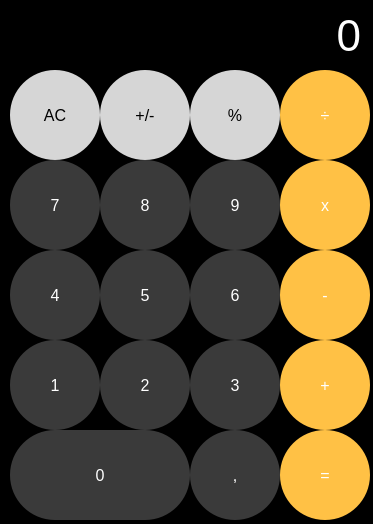
<?xml version="1.0" encoding="UTF-8"?>
<ui version="4.0">
 <class>MainWindow</class>
 <widget class="QMainWindow" name="MainWindow">
  <property name="geometry">
   <rect>
    <x>0</x>
    <y>0</y>
    <width>373</width>
    <height>524</height>
   </rect>
  </property>
  <property name="windowTitle">
   <string>MainWindow</string>
  </property>
  <property name="styleSheet">
   <string notr="true">background-color: rgb(0, 0, 0);</string>
  </property>
  <widget class="QWidget" name="centralwidget">
   <widget class="QPushButton" name="Botao_7">
    <property name="geometry">
     <rect>
      <x>10</x>
      <y>160</y>
      <width>90</width>
      <height>90</height>
     </rect>
    </property>
    <property name="font">
     <font>
      <pointsize>12</pointsize>
     </font>
    </property>
    <property name="styleSheet">
     <string notr="true">color: rgb(255, 255, 255);
background-color: rgb(58, 58, 58);
border-radius: 45%;</string>
    </property>
    <property name="text">
     <string>7</string>
    </property>
   </widget>
   <widget class="QPushButton" name="Botao_8">
    <property name="geometry">
     <rect>
      <x>100</x>
      <y>160</y>
      <width>90</width>
      <height>90</height>
     </rect>
    </property>
    <property name="font">
     <font>
      <pointsize>12</pointsize>
     </font>
    </property>
    <property name="styleSheet">
     <string notr="true">color: rgb(255, 255, 255);
 background-color: rgb(58, 58, 58);
border-radius: 45%;</string>
    </property>
    <property name="text">
     <string>8</string>
    </property>
   </widget>
   <widget class="QPushButton" name="Botao_9">
    <property name="geometry">
     <rect>
      <x>190</x>
      <y>160</y>
      <width>90</width>
      <height>90</height>
     </rect>
    </property>
    <property name="font">
     <font>
      <pointsize>12</pointsize>
     </font>
    </property>
    <property name="styleSheet">
     <string notr="true">color: rgb(255, 255, 255);
background-color: rgb(58, 58, 58);
border-radius: 45%;</string>
    </property>
    <property name="text">
     <string>9</string>
    </property>
   </widget>
   <widget class="QPushButton" name="multi">
    <property name="geometry">
     <rect>
      <x>280</x>
      <y>160</y>
      <width>90</width>
      <height>90</height>
     </rect>
    </property>
    <property name="font">
     <font>
      <pointsize>12</pointsize>
     </font>
    </property>
    <property name="styleSheet">
     <string notr="true">color: rgb(255, 255, 255);
background-color: rgb(255, 193, 69);
 border-radius: 45%;</string>
    </property>
    <property name="text">
     <string>x</string>
    </property>
   </widget>
   <widget class="QPushButton" name="subtrair">
    <property name="geometry">
     <rect>
      <x>280</x>
      <y>250</y>
      <width>90</width>
      <height>90</height>
     </rect>
    </property>
    <property name="font">
     <font>
      <pointsize>12</pointsize>
     </font>
    </property>
    <property name="styleSheet">
     <string notr="true">color: rgb(255, 255, 255);
background-color: rgb(255, 193, 69);
 border-radius: 45%;</string>
    </property>
    <property name="text">
     <string>-</string>
    </property>
   </widget>
   <widget class="QPushButton" name="Botao_5">
    <property name="geometry">
     <rect>
      <x>100</x>
      <y>250</y>
      <width>90</width>
      <height>90</height>
     </rect>
    </property>
    <property name="font">
     <font>
      <pointsize>12</pointsize>
     </font>
    </property>
    <property name="styleSheet">
     <string notr="true">color: rgb(255, 255, 255);
background-color: rgb(58, 58, 58);
border-radius: 45%;</string>
    </property>
    <property name="text">
     <string>5</string>
    </property>
   </widget>
   <widget class="QPushButton" name="Botao_4">
    <property name="geometry">
     <rect>
      <x>10</x>
      <y>250</y>
      <width>90</width>
      <height>90</height>
     </rect>
    </property>
    <property name="font">
     <font>
      <pointsize>12</pointsize>
     </font>
    </property>
    <property name="styleSheet">
     <string notr="true">color: rgb(255, 255, 255);
background-color: rgb(58, 58, 58);
border-radius: 45%;</string>
    </property>
    <property name="text">
     <string>4</string>
    </property>
   </widget>
   <widget class="QPushButton" name="Botao_6">
    <property name="geometry">
     <rect>
      <x>190</x>
      <y>250</y>
      <width>90</width>
      <height>90</height>
     </rect>
    </property>
    <property name="font">
     <font>
      <pointsize>12</pointsize>
     </font>
    </property>
    <property name="styleSheet">
     <string notr="true">color: rgb(255, 255, 255);
background-color: rgb(58, 58, 58);
border-radius: 45%;</string>
    </property>
    <property name="text">
     <string>6</string>
    </property>
   </widget>
   <widget class="QPushButton" name="add">
    <property name="geometry">
     <rect>
      <x>280</x>
      <y>340</y>
      <width>90</width>
      <height>90</height>
     </rect>
    </property>
    <property name="font">
     <font>
      <pointsize>12</pointsize>
     </font>
    </property>
    <property name="styleSheet">
     <string notr="true">color: rgb(255, 255, 255);
background-color: rgb(255, 193, 69);
 border-radius: 45%;</string>
    </property>
    <property name="text">
     <string>+</string>
    </property>
   </widget>
   <widget class="QPushButton" name="Botao_2">
    <property name="geometry">
     <rect>
      <x>100</x>
      <y>340</y>
      <width>90</width>
      <height>90</height>
     </rect>
    </property>
    <property name="font">
     <font>
      <pointsize>12</pointsize>
     </font>
    </property>
    <property name="styleSheet">
     <string notr="true">color: rgb(255, 255, 255);
background-color: rgb(58, 58, 58);
border-radius: 45%;</string>
    </property>
    <property name="text">
     <string>2</string>
    </property>
   </widget>
   <widget class="QPushButton" name="Botao_1">
    <property name="geometry">
     <rect>
      <x>10</x>
      <y>340</y>
      <width>90</width>
      <height>90</height>
     </rect>
    </property>
    <property name="font">
     <font>
      <pointsize>12</pointsize>
     </font>
    </property>
    <property name="toolTipDuration">
     <number>-1</number>
    </property>
    <property name="styleSheet">
     <string notr="true">color: rgb(255, 255, 255);
background-color: rgb(58, 58, 58);
border-radius: 45%;</string>
    </property>
    <property name="text">
     <string>1</string>
    </property>
   </widget>
   <widget class="QPushButton" name="Botao_3">
    <property name="geometry">
     <rect>
      <x>190</x>
      <y>340</y>
      <width>90</width>
      <height>90</height>
     </rect>
    </property>
    <property name="font">
     <font>
      <pointsize>12</pointsize>
     </font>
    </property>
    <property name="styleSheet">
     <string notr="true">color: rgb(255, 255, 255);
background-color: rgb(58, 58, 58);
border-radius: 45%;</string>
    </property>
    <property name="text">
     <string>3</string>
    </property>
   </widget>
   <widget class="QPushButton" name="valor">
    <property name="geometry">
     <rect>
      <x>280</x>
      <y>430</y>
      <width>90</width>
      <height>90</height>
     </rect>
    </property>
    <property name="font">
     <font>
      <pointsize>12</pointsize>
     </font>
    </property>
    <property name="styleSheet">
     <string notr="true">color: rgb(255, 255, 255);
background-color: rgb(255, 193, 69);
 border-radius: 45%;</string>
    </property>
    <property name="text">
     <string>=</string>
    </property>
   </widget>
   <widget class="QPushButton" name="Botao_0">
    <property name="geometry">
     <rect>
      <x>10</x>
      <y>430</y>
      <width>180</width>
      <height>90</height>
     </rect>
    </property>
    <property name="font">
     <font>
      <pointsize>12</pointsize>
     </font>
    </property>
    <property name="styleSheet">
     <string notr="true">color: rgb(255, 255, 255);
background-color: rgb(58, 58, 58);
border-radius: 45%;</string>
    </property>
    <property name="text">
     <string>0</string>
    </property>
   </widget>
   <widget class="QPushButton" name="virgula">
    <property name="geometry">
     <rect>
      <x>190</x>
      <y>430</y>
      <width>90</width>
      <height>90</height>
     </rect>
    </property>
    <property name="font">
     <font>
      <pointsize>12</pointsize>
     </font>
    </property>
    <property name="styleSheet">
     <string notr="true">color: rgb(255, 255, 255);
background-color: rgb(58, 58, 58);
border-radius: 45%;</string>
    </property>
    <property name="text">
     <string>,</string>
    </property>
   </widget>
   <widget class="QPushButton" name="divisor">
    <property name="geometry">
     <rect>
      <x>280</x>
      <y>70</y>
      <width>90</width>
      <height>90</height>
     </rect>
    </property>
    <property name="font">
     <font>
      <pointsize>12</pointsize>
     </font>
    </property>
    <property name="styleSheet">
     <string notr="true">color: rgb(255, 255, 255);
background-color: rgb(255, 193, 69);
border-radius: 45%;</string>
    </property>
    <property name="text">
     <string>÷</string>
    </property>
   </widget>
   <widget class="QPushButton" name="combo">
    <property name="geometry">
     <rect>
      <x>100</x>
      <y>70</y>
      <width>90</width>
      <height>90</height>
     </rect>
    </property>
    <property name="font">
     <font>
      <pointsize>12</pointsize>
     </font>
    </property>
    <property name="styleSheet">
     <string notr="true">background-color: rgb(214, 214, 214);
 border-radius: 45%;</string>
    </property>
    <property name="text">
     <string>+/-</string>
    </property>
   </widget>
   <widget class="QPushButton" name="allClear">
    <property name="geometry">
     <rect>
      <x>10</x>
      <y>70</y>
      <width>90</width>
      <height>90</height>
     </rect>
    </property>
    <property name="font">
     <font>
      <pointsize>12</pointsize>
      <weight>50</weight>
      <bold>false</bold>
     </font>
    </property>
    <property name="styleSheet">
     <string notr="true">background-color: rgb(214, 214, 214);
 border-radius: 45%;</string>
    </property>
    <property name="text">
     <string>AC</string>
    </property>
   </widget>
   <widget class="QPushButton" name="porcentagem">
    <property name="geometry">
     <rect>
      <x>190</x>
      <y>70</y>
      <width>90</width>
      <height>90</height>
     </rect>
    </property>
    <property name="font">
     <font>
      <pointsize>12</pointsize>
      <weight>50</weight>
      <bold>false</bold>
      <stylestrategy>PreferDefault</stylestrategy>
     </font>
    </property>
    <property name="styleSheet">
     <string notr="true">background-color: rgb(214, 214, 214);
 border-radius: 45%;</string>
    </property>
    <property name="text">
     <string>%</string>
    </property>
   </widget>
   <widget class="QLabel" name="outputLabel">
    <property name="geometry">
     <rect>
      <x>0</x>
      <y>0</y>
      <width>361</width>
      <height>61</height>
     </rect>
    </property>
    <property name="font">
     <font>
      <pointsize>33</pointsize>
      <weight>50</weight>
      <italic>false</italic>
      <bold>false</bold>
      <strikeout>false</strikeout>
      <stylestrategy>PreferAntialias</stylestrategy>
      <kerning>true</kerning>
     </font>
    </property>
    <property name="styleSheet">
     <string notr="true">color: rgb(255, 255, 255);</string>
    </property>
    <property name="text">
     <string>0</string>
    </property>
    <property name="textFormat">
     <enum>Qt::AutoText</enum>
    </property>
    <property name="alignment">
     <set>Qt::AlignBottom|Qt::AlignRight|Qt::AlignTrailing</set>
    </property>
   </widget>
  </widget>
 </widget>
 <resources/>
 <connections/>
</ui>
